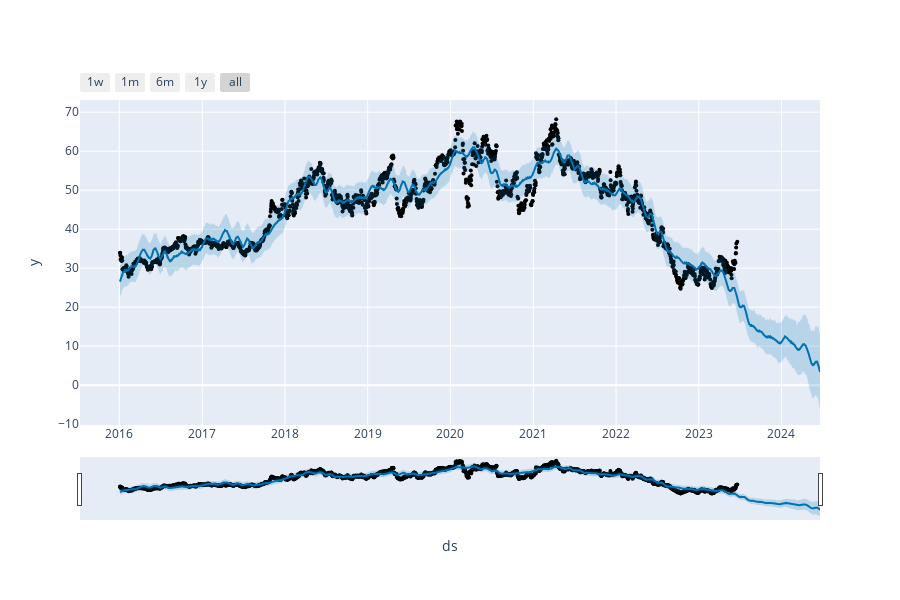

Source (notebook cell):
### Code cell
next_day = (datetime.today() + timedelta(days=1)).strftime('%Y-%m-%d')
forecast[forecast['ds'] == next_day]['yhat'].item()
plot_plotly(m, forecast)

### Figure 1 — Plotly figure (JSON) as saved in the notebook; plotly's stock layout.template omitted (floating-point values rounded to 4 significant figures; data arrays with more than 128 entries replaced by an {"elided": "..."} marker saying what was removed)
{"data": [{"marker": {"color": "black", "size": 4}, "mode": "markers", "name": "Actual", "type": "scatter", "x": {"elided": "1878 str values"}, "y": {"elided": "1878 float values"}}, {"hoverinfo": "skip", "line": {"width": 0}, "mode": "lines", "type": "scatter", "x": {"elided": "2139 str values"}, "y": {"elided": "2139 float values"}}, {"fill": "tonexty", "fillcolor": "rgba(0, 114, 178, 0.2)", "line": {"color": "#0072B2", "width": 2}, "mode": "lines", "name": "Predicted", "type": "scatter", "x": {"elided": "2139 str values"}, "y": {"elided": "2139 float values"}}, {"fill": "tonexty", "fillcolor": "rgba(0, 114, 178, 0.2)", "hoverinfo": "skip", "line": {"width": 0}, "mode": "lines", "type": "scatter", "x": {"elided": "2139 str values"}, "y": {"elided": "2139 float values"}}], "layout": {"height": 600, "showlegend": false, "width": 900, "xaxis": {"rangeselector": {"buttons": [{"count": 7, "label": "1w", "step": "day", "stepmode": "backward"}, {"count": 1, "label": "1m", "step": "month", "stepmode": "backward"}, {"count": 6, "label": "6m", "step": "month", "stepmode": "backward"}, {"count": 1, "label": "1y", "step": "year", "stepmode": "backward"}, {"step": "all"}]}, "rangeslider": {"visible": true}, "title": {"text": "ds"}, "type": "date"}, "yaxis": {"title": {"text": "y"}}}}
